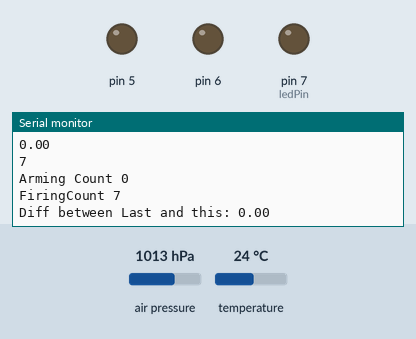
Recording of a sketch running on a simulated Arduino Uno, built for the host (arithmetic inside an expression is 32-bit, double 64-bit). Parts: output pins drawn as LEDs (lit = HIGH), the last lines printed to the serial monitor. Wiring (inferred from the names in the program): MPU-6050 motion sensor at I2C address 0x68. The inputs (shaded band) are chosen by the test bench; at power-on: air pressure 1013 hPa, temperature 24 °C.

Above: at 2.2 s.
2.3 s: air pressure set to 952 hPa
At 2.56 s:
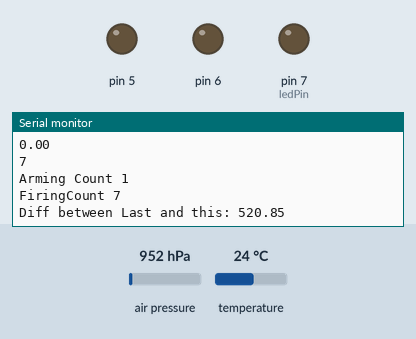
5.3 s: temperature set to 41 °C
At 5.5 s:
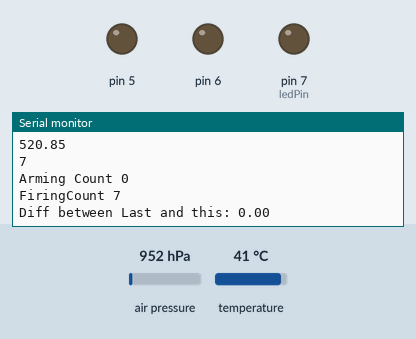
Timing chart, 0 to 8.3 s (numbered marks = the images above; inputs shaded):
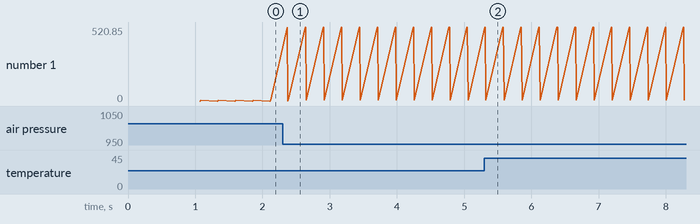

The sketch:

Altimeter.ino
```cpp
#include <Wire.h>
#include <MS5611.h>

MS5611 ms5611;
//Altimeter Variables
float referencePressure;
const int ledPin = 7;
int armingCOUNT = 0;
int firingCOUNT = 7;
float state1 = 0;
int FiringSequence = 0;

//MPU6050 Variables
const int MPU6050_addr=0x68;
int16_t AccX,AccY,AccZ,Temp,GyroX,GyroY,GyroZ;

void setup()
{
  pinMode(ledPin, OUTPUT);
  Serial.begin(9600);
  pinMode(6, OUTPUT);
  pinMode(5, OUTPUT);

  // Initialize MS5611 sensor
  Serial.println("Initialize MS5611 Sensor");

  while(!ms5611.begin())
  {
    Serial.println("Could not find a valid MS5611 sensor, check wiring!");
    delay(500);
  }

  // Get reference pressure for relative altitude
  referencePressure = ms5611.readPressure();

  Serial.print("Reference Pressure is:");
  Serial.println(ms5611.getAltitude(referencePressure));
  delay(1000);

  // Initialize MPU6050 Sensor
  Wire.beginTransmission(MPU6050_addr);
  Wire.write(0x6B);
  Wire.write(0);
  Wire.endTransmission(true);
  Serial.begin(9600);

  // Check settings
  checkSettings();
}

void checkSettings()
{
  Serial.print("Oversampling: ");
  Serial.println(ms5611.getOversampling());
}

void loop()
{
  /*
  Wire.beginTransmission(MPU6050_addr);
  Wire.write(0x3B);
  Wire.endTransmission(false);
  Wire.requestFrom(MPU6050_addr,14,true);
  AccX=Wire.read()<<8|Wire.read();
  AccY=Wire.read()<<8|Wire.read();
  AccZ=Wire.read()<<8|Wire.read();
  Temp=Wire.read()<<8|Wire.read();
  GyroX=Wire.read()<<8|Wire.read();
  GyroY=Wire.read()<<8|Wire.read();
  GyroZ=Wire.read()<<8|Wire.read();
  Serial.print("AccX = "); Serial.print(AccX);
  Serial.print(" || AccY = "); Serial.print(AccY);
  Serial.print(" || AccZ = "); Serial.print(AccZ);
  Serial.print(" || Temp = "); Serial.print(Temp/340.00+36.53);
  Serial.print(" || GyroX = "); Serial.print(GyroX);
  Serial.print(" || GyroY = "); Serial.print(GyroY);
  Serial.print(" || GyroZ = "); Serial.println(GyroZ);
  delay(100);
  */

  // Turns on and off a random LED using pin 7


  // Read raw values
  uint32_t rawTemp = ms5611.readRawTemperature();
  uint32_t rawPressure = ms5611.readRawPressure();

  // Read true temperature & Pressure
  double realTemperature = ms5611.readTemperature();
  double realTemps = realTemperature*9/5+32;
  long realPressure = ms5611.readPressure();

  // Calculate altitude
  float absoluteAltitude = ms5611.getAltitude(realPressure);
  float relativeAltitude = ms5611.getAltitude(realPressure, referencePressure);

  float state2 = relativeAltitude;
  Serial.println("--");

  Serial.print(", Temperature = ");
  Serial.print(realTemps);
  Serial.println (" *F");

  //Serial.print(" rawPressure = ");
  //Serial.print(rawPressure);
  Serial.print(", realPressure = ");
  Serial.print(realPressure);
  Serial.println(" Pa");

  Serial.print(" absoluteAltitude = ");
  Serial.print(absoluteAltitude);
  Serial.print(" m, relativeAltitude = ");
  Serial.print(relativeAltitude);
  Serial.println(" m");
  Serial.println(state2);
  Serial.println(state1);

  //Counting for the first check
  if(FiringSequence == 0) {
    // make sure its state2 > state1 for final code
    if(state2 > state1){
      armingCOUNT++;
    } else {
      armingCOUNT = 0;
    }
  }

  //first check
  //make sure it is relativeAltitude >= 200 (m) for final code
  if(armingCOUNT >= 7 && relativeAltitude >= 100 && FiringSequence == 0){
    FiringSequence = 1;
  }

  //Countdown for the second check
  if (FiringSequence == 1) {
    //make sure it is state1 > state2 for final code
    if (state1 > state2){
      firingCOUNT--;
    } else{
      firingCOUNT = 7;
    }
    digitalWrite(ledPin,HIGH);
    delay(125);
    digitalWrite(ledPin,LOW);
  }

  //Second Check
  if (firingCOUNT <= 0 && FiringSequence == 1) {
    FiringSequence = 2;
  }

  if (FiringSequence == 2){
    digitalWrite(ledPin,HIGH);
    digitalWrite(6, HIGH);
    digitalWrite(5, HIGH);
  }


  Serial.println(firingCOUNT);

  Serial.print("Arming Count ");
  Serial.println(armingCOUNT);
  Serial.print("FiringCount ");
  Serial.println(firingCOUNT);
  Serial.print("Diff between Last and this: ");
  Serial.println(state2 - state1);
  delay(125);

  state1 = state2;

}
```

Measured:
- after the input at 2.3 s, the serial monitor: prints a new line at once (image 1)
